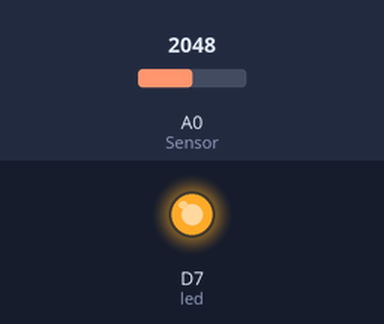
Bench run of a sketch on a simulated Particle Photon. Parts: output pins drawn as LEDs (lit = HIGH). The inputs (shaded band) are chosen by the test bench; at power-on: A0 (Sensor) = 2048.

Above: at 2.5 s.
At 7.5 s:
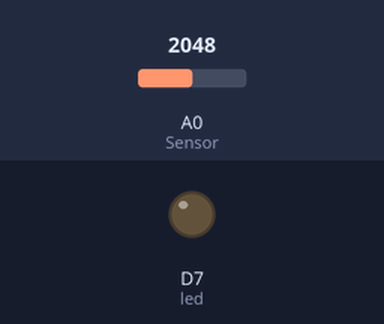
Timing chart, 0 to 13.0 s (numbered marks = the images above):
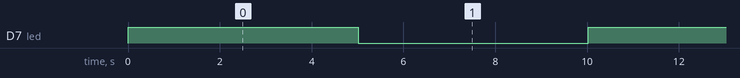

The sketch:

lightintensity.ino
```cpp
int led = D7;
int Sensor = A0;
int analogValue = 0;
void setup() {
    pinMode(led, OUTPUT);
    pinMode(Sensor, INPUT);
}

void loop() {
    analogValue = analogRead(Sensor);
    digitalWrite(led, HIGH);
    String intensity = String (analogValue);
    Particle.publish("Light Intensity" , intensity , PRIVATE);
    delay(5000);
    digitalWrite(led, LOW);
    delay(5000);
}
```

Measured:
- by itself, D7 (led): alternates HIGH for 5.0 s and LOW for 5.0 s
